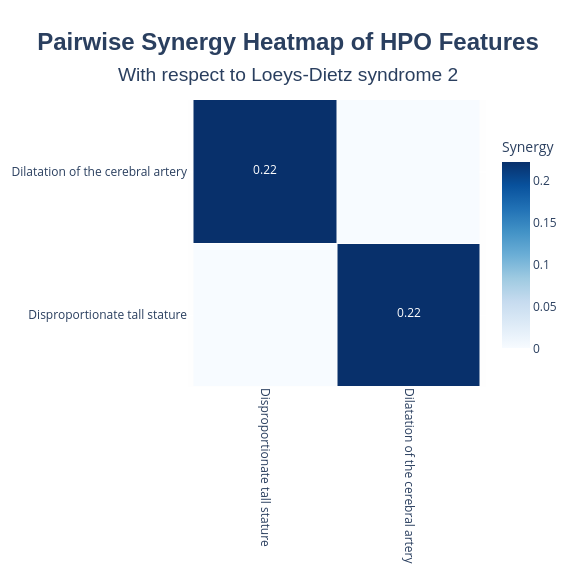

Write notebook code for a chart like this one.
### Markdown cell above
##### **Pairwise Synergy Analysis and Ploting**

### Code cell
# Select disease target from multi-cohort target matrix
multi_target = multi_target_matrix['Loeys-Dietz syndrome 2']

# Initialize synergy analyzer for multiple cohorts
multi_synergy_analyzer = PairwiseSynergyAnalyzer(
    hpo_data=multi_hpo_matrix,
    target=multi_target,
    n_permutations=1000,
    min_individuals_for_synergy_caculation=40,
    random_state=40,
)

# Compute synergy values
multi_synergy_analyzer.compute_synergy_matrix(n_jobs=32)

# Plot synergy heatmap
multi_synergy_analyzer.plot_synergy_heatmap(
    lower_bound=0.05,
    target_name=multi_target.name
)

### Figure 1 — Plotly figure (JSON) as saved in the notebook; plotly's stock layout.template omitted (floating-point values rounded to 4 significant figures)
{"data": [{"colorbar": {"len": 0.8, "thickness": 28, "title": {"text": "Synergy"}}, "colorscale": [[0, "rgb(247,251,255)"], [0.125, "rgb(222,235,247)"], [0.25, "rgb(198,219,239)"], [0.375, "rgb(158,202,225)"], [0.5, "rgb(107,174,214)"], [0.625, "rgb(66,146,198)"], [0.75, "rgb(33,113,181)"], [0.875, "rgb(8,81,156)"], [1, "rgb(8,48,107)"]], "hoverinfo": "text", "hovertext": [["", "<b>HPO_A</b>: Dilatation of the cerebral artery<br><b>HPO_B</b>: Disproportionate tall stature<br><b>Synergy</b>: 0.22<br><b>p-val</b>: 0.000000<br><b>p-val_corrected</b>: 0.000000<br><b>Counts (y=0)</b><br>&nbsp;&nbsp;ab: 11, aB: 3, Ab: 5, AB: 0 (<i>N=19</i>)<br><b>Counts (y=1)</b><br>&nbsp;&nbsp;ab: 11, aB: 1, Ab: 0, AB: 11 (<i>N=23</i>)<br><b>Total patients</b>: 42<br><b>PMIDs</b>: 7"], ["<b>HPO_A</b>: Disproportionate tall stature<br><b>HPO_B</b>: Dilatation of the cerebral artery<br><b>Synergy</b>: 0.22<br><b>p-val</b>: 0.000000<br><b>p-val_corrected</b>: 0.000000<br><b>Counts (y=0)</b><br>&nbsp;&nbsp;ab: 11, aB: 5, Ab: 3, AB: 0 (<i>N=19</i>)<br><b>Counts (y=1)</b><br>&nbsp;&nbsp;ab: 11, aB: 0, Ab: 1, AB: 11 (<i>N=23</i>)<br><b>Total patients</b>: 42<br><b>PMIDs</b>: 7", ""]], "text": [["", "0.22"], ["0.22", ""]], "texttemplate": "<span style='font-size:12px'>%{text}</span>", "type": "heatmap", "x": ["Disproportionate tall stature", "Dilatation of the cerebral artery"], "xgap": 1, "y": ["Disproportionate tall stature", "Dilatation of the cerebral artery"], "ygap": 1, "z": [[0, 0.2225], [0.2225, 0]], "zmax": 0.2225, "zmid": 0, "zmin": 0}], "layout": {"height": 576, "plot_bgcolor": "rgba(240,240,240,0.1)", "title": {"font": {"family": "Arial", "size": 24}, "text": "<b>Pairwise Synergy Heatmap of HPO Features</b><br><span style='font-size:0.8em'>With respect to Loeys-Dietz syndrome 2</span>", "x": 0.5, "xanchor": "center", "yanchor": "top"}, "width": 576, "xaxis": {"tickangle": 90, "tickfont": {"size": 12}}, "yaxis": {"scaleanchor": "x", "scaleratio": 1, "tickfont": {"size": 12}}}}
